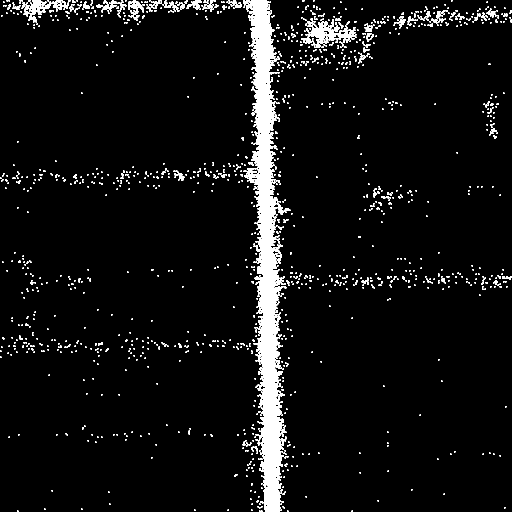
#> input picture gps.png, 1024 x 1024 px, given in place of train.png, which was not available (shown at 1/2 size)
$ jupyter execute --allow-errors Image_split.ipynb   (text cells are left out)
#> lines starting #> are read from the running program, lines starting #| are printed output that depends on the picture; after the words box and inside, x2 and y2 are one past the last pixel; in counts of white or black regions, pixels touching at a corner belong together; pictures that were not available may be replaced by others from this repository, and a replacement may not be noted
### data_prepare/image_sampler.py
from PIL import Image, ImageFile
Image.MAX_IMAGE_PIXELS = None # Disable DecompressionBombError
ImageFile.LOAD_TRUNCATED_IMAGES = True # Disable OSError: image file is truncated
from multiprocessing import Lock
import cv2
import numpy as np
import random

class ImageSampler:
    """卫星图、路网图图像采样器"""

    def __init__(self, sat_image, road_image, image_type):

        self.sat_large_image = sat_image # 大卫星图片
        self.road_large_image = road_image #路网图
        self.image_type = image_type
        # self.lock = Lock()

    def sample_images_from_large_image(self, image_size):
        """从大图中采样小图片并返回像素范围,将大图切分为网格"""

        large_image_height, large_image_width,  _ = self.sat_large_image.shape

        # Calculate the number of rows and columns in the grid
        num_rows = large_image_height // 1024
        num_cols = large_image_width // 1024

        sum = num_rows * num_cols

        images = []
        pixel_ranges = []

        # Sample n patches
        for i in range(sum):
            # Calculate the row and column indices for the patch
            row_index = i // num_cols
            col_index = i % num_cols

            # Calculate the top-left corner coordinates of the patch
            top_left_x = col_index * 1024
            top_left_y = row_index * 1024

            # Extract the patch
            cropped_image = self.sat_large_image[top_left_y:top_left_y + image_size[1], top_left_x:top_left_x + image_size[0]]

            images.append(cropped_image)
            pixel_ranges.append(((top_left_x, top_left_y), (top_left_x + image_size[0], top_left_y + image_size[1])))

        return images, pixel_ranges


    def sample_images(self, large_image, pixel_ranges):
        """根据像素坐标从图像中采样"""
        # mutex = mp.Lock() #创建锁
        # try:
        #     mutex.acquire()

        images = []
        for pixel_range in pixel_ranges:


            # Extract the region of interest from the large image based on the top-left position and right-bottom position
            # with self.lock:
            cropped_image = large_image[pixel_range[0][1]:pixel_range[1][1],  pixel_range[0][0]:pixel_range[1][0]]

            images.append(cropped_image)

        return images
        # except Exception as e:
        #     print(e)
        # finally:
        #     mutex.release()


    def get_resolution_ratio(self, image_shape, coordinate_range):
        """获取分辨率比例"""
        pixel_x_ratio = (coordinate_range[1][0] - coordinate_range[0][0]) / image_shape[1]
        pixel_y_ratio = (coordinate_range[1][1] - coordinate_range[0][1]) / image_shape[0]
        return pixel_x_ratio, pixel_y_ratio

    def pixel_to_coordinate(self, x, y , pixel_x_ratio, pixel_y_ratio , coordinate_range):
        """像素坐标转换为地理坐标"""
        lon = coordinate_range[0][0] + x * pixel_x_ratio
        lat = coordinate_range[0][1] + y * pixel_y_ratio
        return  lon, lat

    def coordinate_to_pixel(self, lon, lat, pixel_x_ratio, pixel_y_ratio, coordinate_range):
        """地理坐标转换为像素坐标"""
        x = (lon - coordinate_range[0][0]) / pixel_x_ratio
        y = (lat - coordinate_range[0][1]) / pixel_y_ratio
        return int(x+0.5), int(y+0.5) # 四舍五入,确保不会出现半个像素的情况

    def reszie_images(self, images, image_size):
        """对图像进行批量resize"""
        new_images = []
        for image in images:
            new_images.append(cv2.resize(image, image_size))
        return new_images

    def images_sample(self):
        """对卫星图和路网图采样并返回经纬度范围的list,num_samples为采样数量"""

        image_size = (1024, 1024) # Set the size of the small images

        #采样卫星图片和像素范围
        sat_images, sat_pixel_ranges = self.sample_images_from_large_image(image_size)

        #卫星图坐标范围
        if self.image_type == "train":
            sat_coordinate_range = [(12665921.334966816, 2590450.8885846175), (12692827.1689232, 2574934.17184272595)]
        elif self.image_type == "test":
            sat_coordinate_range = [(12665921.334966816, 2574934.17184272595), (12692827.1689232, 2567175.813471780175)]

        #获取卫星图分辨率比例
        sat_pixel_x_ratio, sat_pixel_y_ratio = self.get_resolution_ratio(self.sat_large_image.shape, sat_coordinate_range)

        coordinate_ranges = []
        for sat_pixel_range in sat_pixel_ranges:
            #卫星图像素坐标转换为地理坐标
            l_x, l_y = sat_pixel_range[0][0], sat_pixel_range[0][1]
            r_x, r_y = sat_pixel_range[1][0], sat_pixel_range[1][1]
            #获取图像左上角和右下角经纬度
            l_lon, l_lat = self.pixel_to_coordinate(l_x, l_y, sat_pixel_x_ratio, sat_pixel_y_ratio, sat_coordinate_range)
            r_lon, r_lat = self.pixel_to_coordinate(r_x, r_y, sat_pixel_x_ratio, sat_pixel_y_ratio, sat_coordinate_range)
            coordinate_ranges.append(((l_lon, l_lat), (r_lon, r_lat)))

        #路网图坐标范围
        #road_coordinate_range = [(12660417.89499784  , 2592578.6326045664), (12698827.572095804, 2553607.944832368)]
        road_coordinate_range = [(12660417.89499784  , 2592493.9833760057), (12698658.366469823, 2553607.944832368)]
        #获取路网图分辨率比例
        road_pixel_x_ratio, road_pixel_y_ratio = self.get_resolution_ratio(self.road_large_image.shape, road_coordinate_range)

        road_pixel_ranges = []
        for coordinate_range in coordinate_ranges:
            #地理坐标转换为路网图像素坐标
            l_lon, l_lat = coordinate_range[0][0], coordinate_range[0][1]
            r_lon, r_lat = coordinate_range[1][0], coordinate_range[1][1]
            #获取路网左上角和右下角像素坐标
            l_x, l_y = self.coordinate_to_pixel(l_lon, l_lat, road_pixel_x_ratio, road_pixel_y_ratio, road_coordinate_range)
            r_x, r_y = self.coordinate_to_pixel(r_lon, r_lat, road_pixel_x_ratio, road_pixel_y_ratio, road_coordinate_range)
            road_pixel_ranges.append(((l_x, l_y), (r_x, r_y)))

        road_images = self.sample_images(self.road_large_image, road_pixel_ranges) #采样路网图片

        #对路网图片进行resize
        road_images = self.reszie_images(road_images, image_size)

        return sat_images, road_images, coordinate_ranges

# [15 lines that do not run on import are left out]


### data_prepare/ipynb_code/Image_split.ipynb
[cell 1]
from PIL import Image, ImageFile
import cv2
import numpy as np
import pickle
import sys
sys.path.append("../")
from image_sampler import ImageSampler
Image.MAX_IMAGE_PIXELS = None # Disable DecompressionBombError
ImageFile.LOAD_TRUNCATED_IMAGES = True # Disable OSError: image file is truncated

[cell 2]
train_path = "../Datasets/dataset_original/train.png"
test_path = "../Datasets/dataset_original/test.png"
mask_path = "../Datasets/ns_road_nofootpath_T.png"
taxi_gps_path = "../Datasets/GPS_data/taxi/GPS_taxi_2.0.pkl"
bus_gps_path = "../Datasets/GPS_data/bus/GPS_bus_2.0.pkl"

# [5 lines of commented-out code are left out]

[cell 3]
train_sat_img = Image.open(train_path)
#> train_sat_img is the input picture: PIL image 1024x1024 L; 5.7% white; 1452 white regions (1271 under 20 px), largest, box (x1, y1, x2, y2) and area: (487, 0, 570, 1024) 34952, (615, 37, 713, 96) 1841, (56, 0, 102, 45) 859
train_sat_img = cv2.cvtColor(np.array(train_sat_img), cv2.COLOR_RGBA2BGRA)
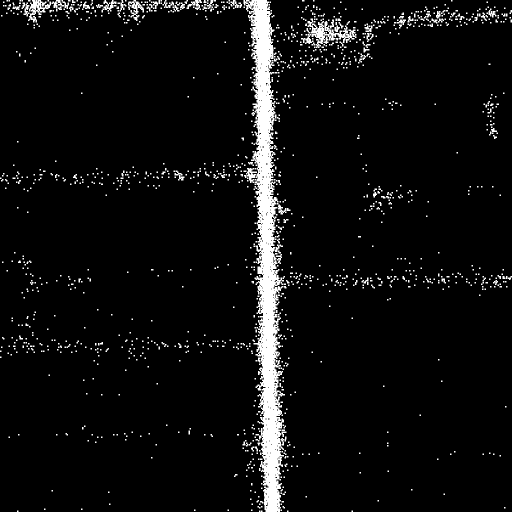
#> train_sat_img: shape (1024, 1024, 4) (shown at 1/2 size); mean R, G, B, A 14.5, 14.5, 14.5, 255
test_sat_img = Image.open(test_path)
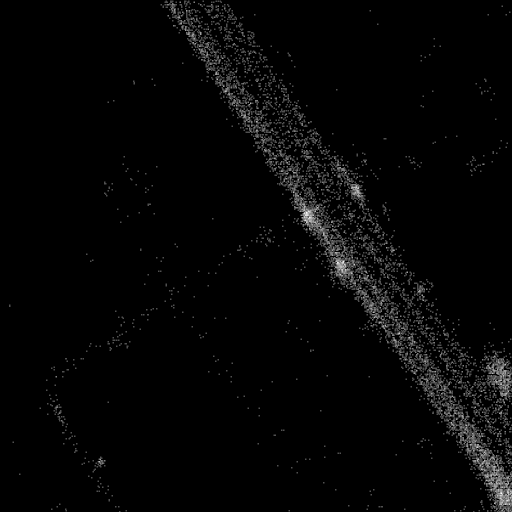
#> input picture test.png, 1024 x 1024 px, found by its file name (shown at 1/2 size)
#> test_sat_img is the input picture: PIL image 1024x1024 L; min 0, max 255, mean 5.7
test_sat_img = cv2.cvtColor(np.array(test_sat_img), cv2.COLOR_RGBA2BGRA)
#> test_sat_img: shape (1024, 1024, 4)
mask_img = Image.open(mask_path)
mask_img = cv2.cvtColor(np.array(mask_img), cv2.COLOR_RGBA2BGRA)
#> (the rest of this cell did not finish here and is left out)

[cell 4]
#对GPS数据的经纬度坐标进行了筛选和转换，使其能够对应到图片上的像素坐标
def _read_gps_data (big_gps, coordinate_ranges):
        gps_data = []
        for coordinate_range in coordinate_ranges:
            #坐标筛选
            selected_rows = big_gps[(big_gps['lon'].between(coordinate_range[0][0], coordinate_range[1][0])) & (big_gps['lat'].between(coordinate_range[1][1], coordinate_range[0][1]))]
            #转换为图片上的像素坐标,"+0.5"做到四舍五入
            selected_rows['lon'] = ((selected_rows['lon'] - coordinate_range[0][0]) / (coordinate_range[1][0] - coordinate_range[0][0]) * 1024 + 0.5).astype(int)
            selected_rows['lat'] = ((coordinate_range[0][1] - selected_rows['lat']) / (coordinate_range[0][1] - coordinate_range[1][1]) * 1024 + 0.5).astype(int)
            gps_data.append(selected_rows)
        return gps_data

[cell 5]
import pandas as pd
pd.options.mode.chained_assignment = None  # Suppress the warning

train_sam = ImageSampler(train_sat_img, mask_img, "train")
train_sat_imgs, train_mask_imgs, train_coors = train_sam.images_sample()
#> after the loop in sample_images_from_large_image, `for i in range(sum):`: images = 1 item; pixel_ranges = [((0, 0), (1024, 1024))]
#> in images_sample, `sat_images, sat_pixel_ranges = self.sample_images_from_large_image(ima..`: sat_images = 1 item; sat_pixel_ranges = [((0, 0), (1024, 1024))]
#> the loop in images_sample, `for sat_pixel_range in sat_pixel_ranges:` made 1 pass
#> (l_x, l_y, r_x, r_y, l_lon, l_lat) on pass 1: (0, 0, 1024, 1024, 12665921.3, 2590450.9)
#> after the loop in images_sample, `for sat_pixel_range in sat_pixel_ranges:`: coordinate_ranges = [((12665921.3, 2590450.9), (12692827.2, 2574934.2))]
#> the loop in images_sample, `for coordinate_range in coordinate_ranges:` made 1 pass
#> (l_lon, l_lat, r_lon, r_lat, l_x, l_y) on pass 1: (12665921.3, 2590450.9, 12692827.2, 2574934.2, 147, 54)
#> after the loop in images_sample, `for coordinate_range in coordinate_ranges:`: road_pixel_ranges = [((147, 54), (868, 462))]
#> the loop in sample_images, `for pixel_range in pixel_ranges:` made 1 pass
#> pixel_range on pass 1: ((147, 54), (868, 462))
#> pass 1, in sample_images, `cropped_image = large_image[pixel_range[0][1]:pixel_range[1][1],  pixe..`:
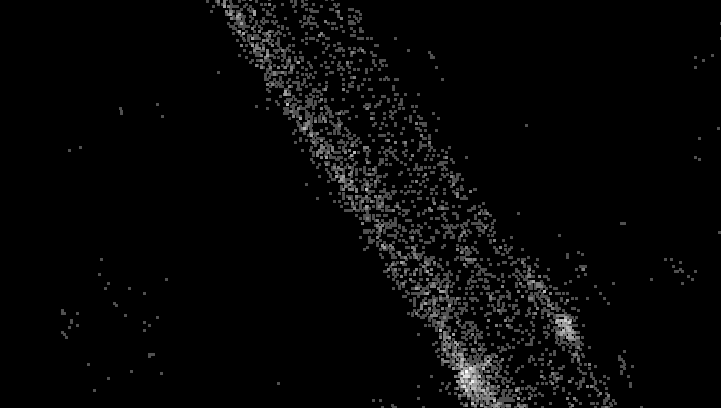
#> cropped_image: shape (408, 721, 4); mean R, G, B, A 7.1, 7.1, 7.1, 255
#> after the loop in sample_images, `for pixel_range in pixel_ranges:`: images = 1 item
#> the loop in reszie_images, `for image in images:` made 1 pass
#> train_sat_imgs = 1 item; train_mask_imgs = 1 item; train_coors has the same summary as coordinate_ranges in images_sample

test_sam = ImageSampler(test_sat_img, mask_img, "test")
test_sat_imgs, test_mask_imgs, test_coors = test_sam.images_sample()
#> the loop in images_sample (call 2), `for sat_pixel_range in sat_pixel_ranges:` made 1 pass
#> (l_x, l_y, r_x, r_y, l_lon, l_lat) on pass 1: (0, 0, 1024, 1024, 12665921.3, 2574934.2)
#> the loop in images_sample (call 2), `for coordinate_range in coordinate_ranges:` made 1 pass
#> (l_lon, l_lat, r_lon, r_lat, l_x, l_y) on pass 1: (12665921.3, 2574934.2, 12692827.2, 2567175.8, 147, 462)
#> the loop in sample_images (call 2), `for pixel_range in pixel_ranges:` made 1 pass
#> pixel_range on pass 1: ((147, 462), (868, 667))
#> pass 1, in sample_images (call 2), `cropped_image = large_image[pixel_range[0][1]:pixel_range[1][1],  pixe..`:
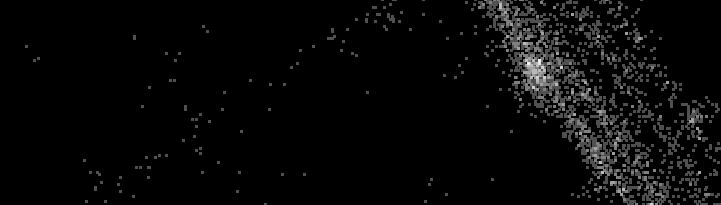
#> cropped_image: shape (205, 721, 4); mean R, G, B, A 8.6, 8.6, 8.6, 255
#> the loop in reszie_images (call 2), `for image in images:` made 1 pass
#> test_sat_imgs = 1 item; test_mask_imgs = 1 item; test_coors = [((12665921.3, 2574934.2), (12692827.2, 2567175.8))]

#> (a cell that did not finish here is left out)

#> (a cell that did not finish here is left out)
